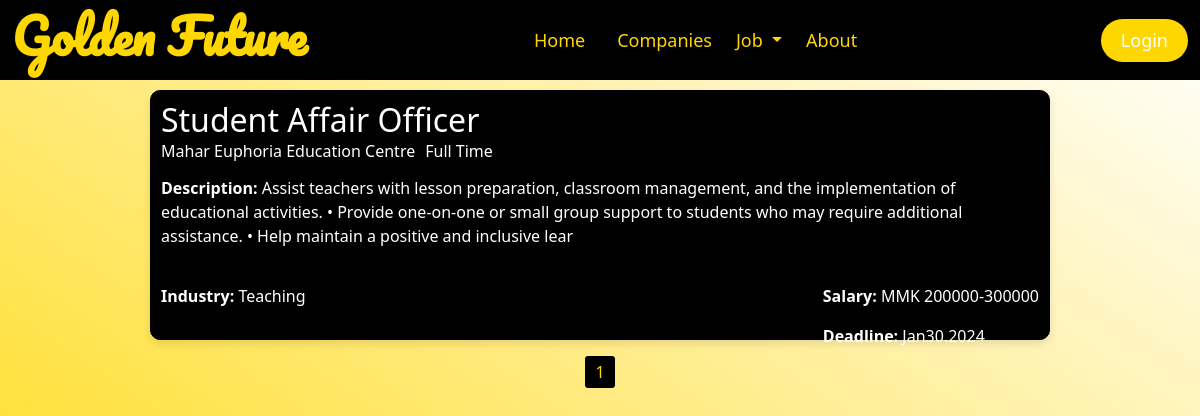
/Teaching.php, run on the app's committed database.
### tables this page shows
CREATE TABLE `job` (
  `job_id` int(11) NOT NULL,
  `job_name` varchar(150) NOT NULL,
  `com_name` varchar(100) NOT NULL,
  `job_type` varchar(100) NOT NULL,
  `description` varchar(255) NOT NULL,
  `requirement` varchar(255) NOT NULL,
  `benefits` varchar(200) NOT NULL,
  `created_at` timestamp NOT NULL DEFAULT current_timestamp() ON UPDATE current_timestamp(),
  `employ_mail` varchar(100) NOT NULL,
  `deadline` varchar(100) NOT NULL,
  `industry` varchar(200) NOT NULL,
  `salary` varchar(100) NOT NULL
);

### Teaching.php (the view, shortened to what this page needs)
<?php
$servername = "localhost";
$username = "root";
$password = "";
$dbname = "jobsearch";
$conn = new mysqli($servername, $username, $password, $dbname);
$industry = "Teaching";
include 'header.php';
$results_per_page = 2;
$page = isset($_GET['page']) ? $_GET['page'] : 1;
$offset = ($page - 1) * $results_per_page;
$sql = "SELECT * FROM job WHERE industry = '$industry' LIMIT $offset, $results_per_page";
$result = $conn->query($sql);
if ($result->num_rows > 0) {
    while ($row = $result->fetch_assoc()) {
        echo '<a href="jobdetail.php?job_id=' . $row['job_id'] . '" style="text-decoration: none; color: inherit;">';
        echo '<div style="height: 90px;"></div>';
        echo '<div style="width: 75%; margin-right: auto; margin-left: auto; border: 1px solid #000; background-color: #000; color: white; border-radius: 10px; box-shadow: 0 4px 8px rgba(0, 0, 0, 0.1); height: 250px; cursor: pointer;">';
        echo '<div style="height: 75px; padding: 10px;">';
        echo '<h2 style="margin: 0;">' . $row['job_name'] . '</h2>';
        echo '<span style="margin-right: 10px;">' . $row['com_name'] . '</span>';
        echo '<span>' . $row['job_type'] . '</span>';
        echo '</div>';
        echo '<div style="padding: 10px;">';
        echo '<p><strong>Description:</strong> ' . $row['description'] . '</p>';
        echo '</div>';
        echo '<div style="padding: 10px; display: flex; justify-content: space-between;">';
        echo '<div>';
        echo '<p><strong>Industry:</strong> ' . $row['industry'] . '</p>';
        echo '</div>';
        echo '<div>';
        echo '<p><strong>Salary:</strong> ' . $row['salary'] . '</p>';
        echo '<p><strong>Deadline:</strong> ' . $row['deadline'] . '</p>';
        echo '</div>';
        echo '</div>';
        echo '</div>';
        echo '</a>';
    }
    $sql_count = "SELECT COUNT(*) as count FROM job WHERE industry = '$industry'";
    $result_count = $conn->query($sql_count);
    $row_count = $result_count->fetch_assoc();
    $total_pages = ceil($row_count['count'] / $results_per_page);
    echo '<div style="margin-top: 20px; text-align: center;">';
    for ($i = 1; $i <= $total_pages; $i++) {
        echo '<a style="margin: 5px; padding: 5px 10px; background-color: black; color: gold; text-decoration: none; border-radius: 3px;" href="?page=' . $i . '">' . $i . '</a>';
    }
    echo '</div>';
} else {
    echo "No jobs found for the selected industry.";
}

### header.css (style rules this page uses)
body { width: 100%; height: 100vh!important; background: linear-gradient(to left bottom,white,gold); }

### data on the page
job: job_name "Student Affair Officer", com_name "Mahar Euphoria Education Centre", job_type "Full Time", description "Assist teachers with lesson preparation, classroom management, and the implementation of educational activities. • Provide one-on-one or small group support to students who may require additional assistance. • Help maintain a positive and inclusive lear", industry "Teaching", salary "MMK 200000-300000", deadline "Jan30.2024"
